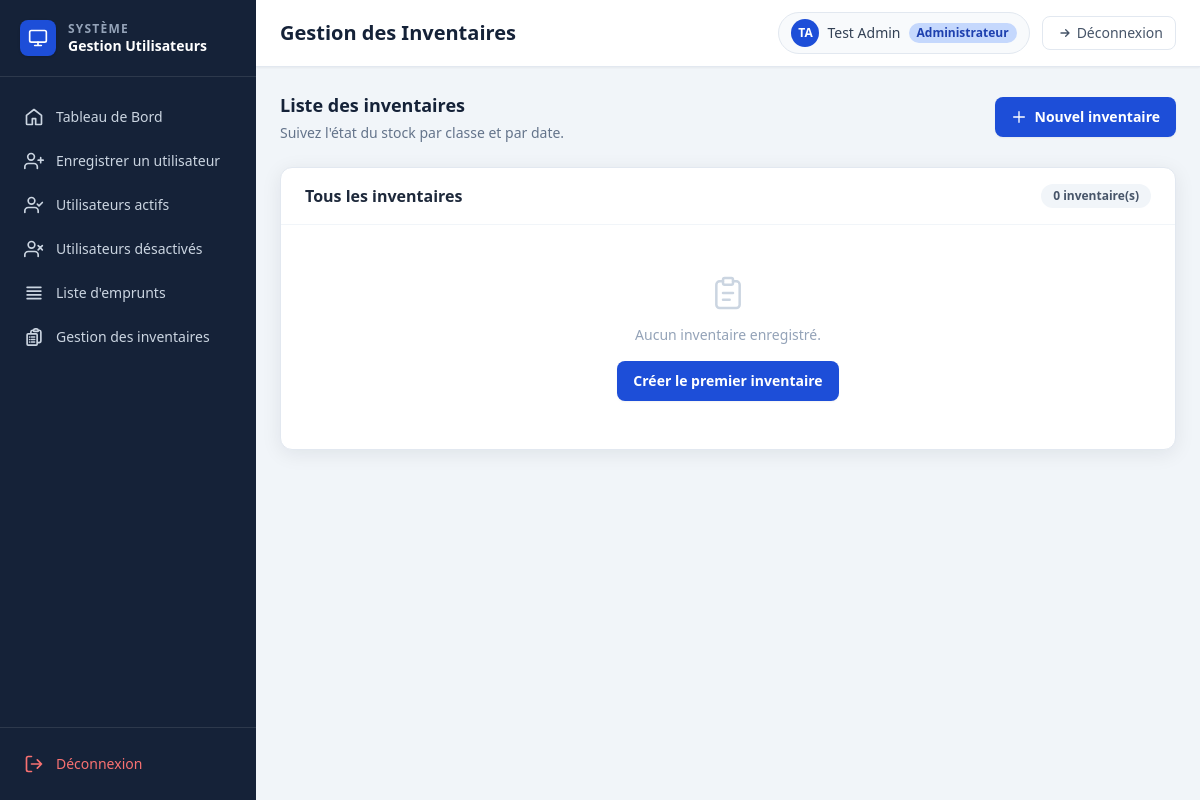
/inventaire/inventaire/list/ (signed in), run on the app's committed database.
### users/models.py (models this page shows, shortened)
class CustomUser(AbstractBaseUser, PermissionsMixin):
    class TypeUser(models.TextChoices):
        ADMIN = "administrateur", _("Administrateur")
        MANAGER = "gestionnaire", _("Gestionnaire")
    email = models.EmailField(_("email address"), unique=True)
    nom = models.CharField(max_length=150)
    prenom = models.CharField(max_length=150)
    type_user = models.CharField(max_length=30, choices=TypeUser.choices, default=TypeUser.MANAGER)
    is_active = models.BooleanField(default=True)
    objects = CustomUserManager()
    USERNAME_FIELD = "email"
    REQUIRED_FIELDS = ["nom", "prenom"]

### inventaire/views.py (the view)
# urls.py: path("inventaire/list/", views.inventaire_list, name="inventaire_list"),
@login_required
@admin_required
def inventaire_list(request):
    inventaires = Inventaire.objects.select_related('classe', 'created_by')
    context = {
        'inventaires': inventaires,
    }
    return render(request, 'inventaire/inventaire_list.html', context)

### inventaire/views.py (called while the page is built)
def admin_required(view_func):
    @wraps(view_func)
    def _wrapped(request: HttpRequest, *args, **kwargs):
        if not request.user.is_authenticated:
            return redirect("inventaire:login")
        return view_func(request, *args, **kwargs)
    return _wrapped

### inventaire/templates/inventaire/inventaire_list.html (shortened to what this page needs)
{% extends "inventaire/base.html" %}
{% block page_title %}Gestion des Inventaires{% endblock %}
{% block content %}
<section class="space-y-6">
  <div class="flex items-center justify-between">
    <div>
      <h2 class="text-lg font-bold text-navy-800">Liste des inventaires</h2>
      <p class="mt-1 text-sm text-slate-500">Suivez l'état du stock par classe et par date.</p>
    </div>
    <a href="{% url 'inventaire:inventaire_form' %}" class="btn-primary">
      <svg class="h-4 w-4" viewBox="0 0 24 24" fill="none" stroke="currentColor" stroke-width="2">
        <path stroke-linecap="round" stroke-linejoin="round" d="M12 4v16M4 12h16"/>
      </svg>
      Nouvel inventaire
    </a>
  </div>
  <div class="rounded-xl border border-slate-200 bg-white shadow-soft">
    <div class="flex items-center justify-between border-b border-slate-100 px-6 py-4">
      <h3 class="text-base font-bold text-slate-800">Tous les inventaires</h3>
      <span class="rounded-full bg-slate-100 px-3 py-1 text-xs font-bold text-slate-600">
        {{ inventaires|length }} inventaire(s)
      </span>
    </div>
    {% if inventaires %}
      <div class="overflow-x-auto">
        <table class="min-w-full divide-y divide-slate-100">
          <thead class="bg-slate-50">
            <tr>
              <th class="px-5 py-3 text-left text-xs font-bold uppercase tracking-wider text-slate-500">ID</th>
              <th class="px-5 py-3 text-left text-xs font-bold uppercase tracking-wider text-slate-500">Classe</th>
              <th class="px-5 py-3 text-left text-xs font-bold uppercase tracking-wider text-slate-500">Date d'inventaire</th>
              <th class="px-5 py-3 text-left text-xs font-bold uppercase tracking-wider text-slate-500">Créé par</th>
              <th class="px-5 py-3 text-left text-xs font-bold uppercase tracking-wider text-slate-500">Créé le</th>
              <th class="px-5 py-3 text-left text-xs font-bold uppercase tracking-wider text-slate-500">Actions</th>
            </tr>
          </thead>
          <tbody class="divide-y divide-slate-100 bg-white">
            {% for inv in inventaires %}
              <tr class="hover:bg-slate-50 transition-colors">
                <td class="px-5 py-3 text-sm text-slate-500">{{ inv.id }}</td>
                <td class="px-5 py-3 text-sm font-semibold text-slate-800">
                  <span class="rounded-full bg-primary-100 px-2.5 py-1 text-xs font-bold text-primary-700">
                    {{ inv.classe.nom }}
                  </span>
                </td>
                <td class="px-5 py-3 text-sm text-slate-700">{{ inv.date_inventaire|date:"d/m/Y" }}</td>
                <td class="px-5 py-3 text-sm text-slate-700">
                  {% if inv.created_by %}
                    {{ inv.created_by.prenom }} {{ inv.created_by.nom }}
                  {% else %}
                    <span class="text-slate-400">—</span>
                  {% endif %}
                </td>
                <td class="px-5 py-3 text-sm text-slate-500">{{ inv.created_at|date:"d/m/Y H:i" }}</td>
                <td class="px-5 py-3">
                  <div class="flex items-center gap-2">
                    <a href="{% url 'inventaire:inventaire_view' inv.id %}"
                       class="inline-flex items-center gap-1 rounded-lg border border-slate-200 bg-white px-2.5 py-1.5 text-xs font-semibold text-slate-700 transition hover:bg-slate-50 shadow-sm">
                      <svg class="h-3 w-3" viewBox="0 0 24 24" fill="none" stroke="currentColor" stroke-width="2">
                        <path stroke-linecap="round" stroke-linejoin="round" d="M1 12s4-8 11-8 11 8 11 8-4 8-11 8-11-8-11-8z"/>
                        <circle cx="12" cy="12" r="3"/>
                      </svg>
                      Voir
                    </a>
                    <a href="{% url 'inventaire:inventaire_export' inv.id %}"
                       class="inline-flex items-center gap-1 rounded-lg border border-teal-200 bg-teal-50 px-2.5 py-1.5 text-xs font-semibold text-teal-700 transition hover:bg-teal-100 shadow-sm">
                      <svg class="h-3 w-3" viewBox="0 0 24 24" fill="none" stroke="currentColor" stroke-width="2">
                        <path stroke-linecap="round" stroke-linejoin="round" d="M21 15v4a2 2 0 0 1-2 2H5a2 2 0 0 1-2-2v-4"/>
                        <polyline points="7 10 12 15 17 10"/>
                        <line x1="12" y1="15" x2="12" y2="3"/>
                      </svg>
                      Exporter
                    </a>
                    <form method="post" action="{% url 'inventaire:inventaire_delete' inv.id %}"
                          onsubmit="return confirm('Supprimer cet inventaire ?')">
                      {% csrf_token %}
                      <button type="submit"
                              class="inline-flex items-center gap-1 rounded-lg border border-red-200 bg-red-50 px-2.5 py-1.5 text-xs font-semibold text-red-600 transition hover:bg-red-100 shadow-sm">
                        <svg class="h-3 w-3" viewBox="0 0 24 24" fill="none" stroke="currentColor" stroke-width="2">
                          <polyline points="3 6 5 6 21 6"/>
                          <path stroke-linecap="round" stroke-linejoin="round" d="M19 6l-1 14a2 2 0 0 1-2 2H8a2 2 0 0 1-2-2L5 6"/>
                          <path stroke-linecap="round" stroke-linejoin="round" d="M10 11v6M14 11v6"/>
                          <path stroke-linecap="round" stroke-linejoin="round" d="M9 6V4h6v2"/>
                        </svg>
                        Supprimer
                      </button>
                    </form>
                  </div>
                </td>
              </tr>
            {% endfor %}
          </tbody>
        </table>
      </div>
    {% else %}
      <div class="px-6 py-12 text-center">
        <p class="mt-3 text-sm font-medium text-slate-400">Aucun inventaire enregistré.</p>
        <a href="{% url 'inventaire:inventaire_form' %}" class="mt-4 inline-flex items-center gap-2 btn-primary text-sm">
          Créer le premier inventaire
        </a>
      </div>
    {% endif %}
  </div>
</section>
{% endblock %}

### inventaire/templates/inventaire/base.html (shortened to what this page needs)
<!doctype html>
<html lang="fr">
  <head>
    <script src="https://cdn.tailwindcss.com"></script>
  </head>
  <body class="bg-slate-100 text-slate-800">
    <div class="min-h-screen lg:flex">
      <aside class="flex w-64 shrink-0 flex-col bg-navy-800 text-white lg:min-h-screen">
        <div class="flex items-center gap-3 border-b border-white/10 px-5 py-5">
          <div class="grid h-9 w-9 place-items-center rounded-lg bg-primary-600 shadow">
            <svg class="h-5 w-5 text-white" viewBox="0 0 24 24" fill="none" stroke="currentColor" stroke-width="2">
              <rect x="2" y="3" width="20" height="14" rx="2"/>
              <path stroke-linecap="round" d="M8 21h8M12 17v4"/>
            </svg>
          </div>
          <div>
            <p class="text-xs font-semibold uppercase tracking-widest text-slate-400">Système</p>
            <p class="text-sm font-bold leading-tight text-white">Gestion Utilisateurs</p>
          </div>
        </div>
        <nav class="flex-1 space-y-1 px-3 py-5">
          <a href="?tab=home" class="nav-link {% if tab == 'home' %}active{% endif %}">
            <svg class="h-5 w-5" viewBox="0 0 24 24" fill="none" stroke="currentColor" stroke-width="2">
              <path stroke-linecap="round" stroke-linejoin="round" d="m3 10 9-7 9 7v10a1 1 0 0 1-1 1h-6v-7H10v7H4a1 1 0 0 1-1-1z"/>
            </svg>
            Tableau de Bord
          </a>
          <a href="?tab=register" class="nav-link {% if tab == 'register' %}active{% endif %}">
            <svg class="h-5 w-5" viewBox="0 0 24 24" fill="none" stroke="currentColor" stroke-width="2">
              <path stroke-linecap="round" stroke-linejoin="round" d="M16 21v-2a4 4 0 0 0-4-4H5a4 4 0 0 0-4 4v2"/>
              <circle cx="8.5" cy="7" r="4"/>
              <path stroke-linecap="round" stroke-linejoin="round" d="M20 8v6M23 11h-6"/>
            </svg>
            Enregistrer un utilisateur
          </a>
          <a href="?tab=active" class="nav-link {% if tab == 'active' %}active{% endif %}">
            <svg class="h-5 w-5" viewBox="0 0 24 24" fill="none" stroke="currentColor" stroke-width="2">
              <path stroke-linecap="round" stroke-linejoin="round" d="M17 21v-2a4 4 0 0 0-4-4H5a4 4 0 0 0-4 4v2"/>
              <circle cx="9" cy="7" r="4"/>
              <path stroke-linecap="round" stroke-linejoin="round" d="m16 11 2 2 4-4"/>
            </svg>
            Utilisateurs actifs
          </a>
          <a href="?tab=disabled" class="nav-link {% if tab == 'disabled' %}active{% endif %}">
            <svg class="h-5 w-5" viewBox="0 0 24 24" fill="none" stroke="currentColor" stroke-width="2">
              <path stroke-linecap="round" stroke-linejoin="round" d="M17 21v-2a4 4 0 0 0-4-4H5a4 4 0 0 0-4 4v2"/>
              <circle cx="9" cy="7" r="4"/>
              <path stroke-linecap="round" stroke-linejoin="round" d="m17 8 5 5M22 8l-5 5"/>
            </svg>
            Utilisateurs désactivés
          </a>
          <a href="?tab=listeemprunts" class="nav-link {% if tab == 'listeemprunts' %}active{% endif %}">
            <svg xmlns="http://www.w3.org/2000/svg" fill="none" viewBox="0 0 24 24" stroke-width="2" stroke="currentColor" class="h-5 w-5">
              <path stroke-linecap="round" stroke-linejoin="round" d="M3.75 5.25h16.5m-16.5 4.5h16.5m-16.5 4.5h16.5m-16.5 4.5h16.5" />
            </svg>
            Liste d'emprunts
          </a>
          <a href="?tab=inventaires" class="nav-link {% if tab == 'inventaires' %}active{% endif %}">
            Gestion des inventaires
          </a>
        </nav>
        <div class="border-t border-white/10 px-3 py-4">
          <a href="{% url 'inventaire:logout' %}" class="nav-link text-red-400 hover:bg-red-900/30 hover:text-red-300">
            <svg class="h-5 w-5" viewBox="0 0 24 24" fill="none" stroke="currentColor" stroke-width="2">
              <path stroke-linecap="round" stroke-linejoin="round" d="M9 21H5a2 2 0 0 1-2-2V5a2 2 0 0 1 2-2h4"/>
              <path stroke-linecap="round" stroke-linejoin="round" d="m16 17 5-5-5-5M21 12H9"/>
            </svg>
            Déconnexion
          </a>
        </div>
      </aside>
      <div class="flex flex-1 flex-col">
        <header class="flex items-center justify-between border-b border-slate-200 bg-white px-6 py-3 shadow-sm">
          <h1 class="text-xl font-bold text-navy-800">{% block page_title %}Dashboard{% endblock %}</h1>
          <div class="flex items-center gap-3">
            <div class="flex items-center gap-2 rounded-full border border-slate-200 bg-slate-50 px-3 py-1.5">
              <div class="grid h-7 w-7 place-items-center rounded-full bg-primary-600 text-xs font-bold text-white">
                {{ request.user.prenom|first|upper }}{{ request.user.nom|first|upper }}
              </div>
              <span class="text-sm font-medium text-slate-700">{{ request.user.prenom }} {{ request.user.nom }}</span>
              <span class="rounded-full bg-primary-100 px-2 py-0.5 text-xs font-semibold text-primary-700">Administrateur</span>
            </div>
            <a href="{% url 'inventaire:logout' %}" class="flex items-center gap-1.5 rounded-lg border border-slate-200 px-3 py-1.5 text-sm font-medium text-slate-600 transition hover:bg-slate-100">
              <svg class="h-4 w-4" viewBox="0 0 24 24" fill="none" stroke="currentColor" stroke-width="2">
                <path stroke-linecap="round" stroke-linejoin="round" d="m16 17 5-5-5-5M21 12H9"/>
              </svg>
              Déconnexion
            </a>
          </div>
        </header>
        <main class="flex-1 p-6">
          {% block content %}{% endblock %}
        </main>
      </div>
    </div>
  </body>
</html>

### data on the page
CustomUser: user.prenom|first "T", user.nom|first "A", user.prenom "Test", user.nom "Admin"

### other printed values
{{ inventaires|length }} "0"
